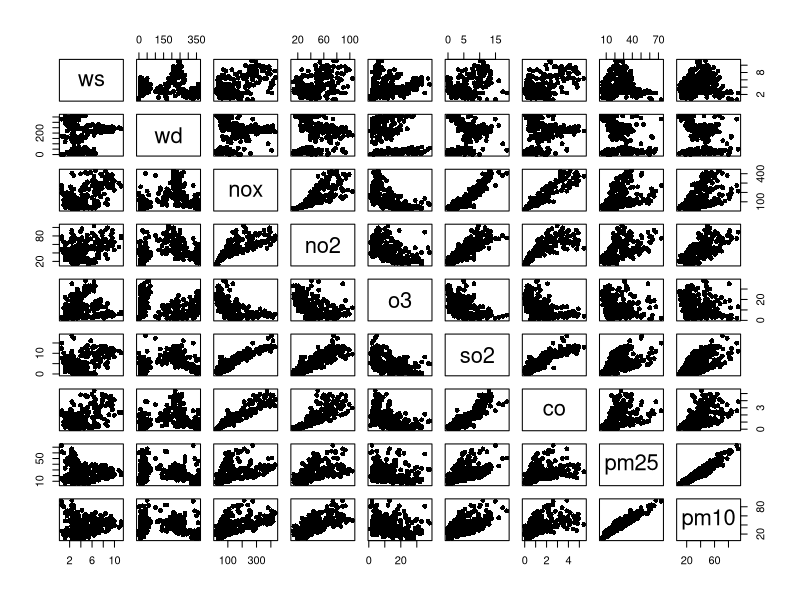

Recreate this plot in R.
# Some preliminary analysis for potential data for 333 prject 
setwd('/Users/Qihong/Code/github/STAT333_RegressionAnalysis/333projectCode')
rm(list = ls())
library(GGally)
library(car)
library(plyr)
mydata = read.csv('databases/OpenAir_example_data_long.csv')
dim(mydata)

# eliminate rows with missing values (NA)
mydata = mydata[complete.cases(mydata), ]
# switch the response variables to the end of the dataframe
mydata[length(mydata) + 1] = mydata[7]
mydata[7] = NULL
colnames(mydata)[10] = 'pm10'

# temp: trim the dimentionality of the input space (to plot data)
mydataTrim = data.frame(mydata[1:300,2:10])

# glance at the data
head(mydata)
summary(mydata)
# ggpairs(mydataTrim)
plot(mydataTrim, pch = 16)

# fit all air quality measures (with all interaction)
lm.fit_all = lm (mydata$pm10 ~ mydata$nox * mydata$no2 * mydata$o3 * mydata$so2 * mydata$co)
summary(lm.fit_all)
anova(lm.fit_all)
Anova(lm.fit_all, type = 'III')

####### TODO ##############
## check auto-correlations
## check multicolinearity
## variable selections
## residual analysis
## standardization
## regularization 
###########################